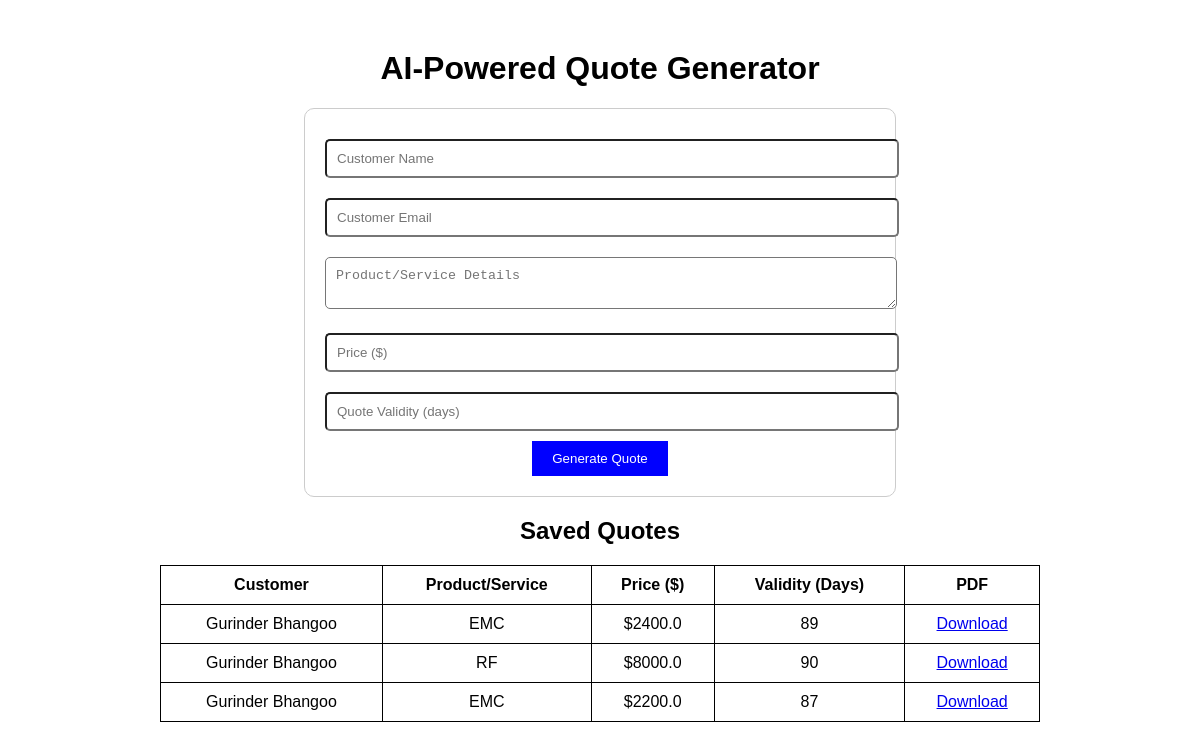
Before: / with the older database file.
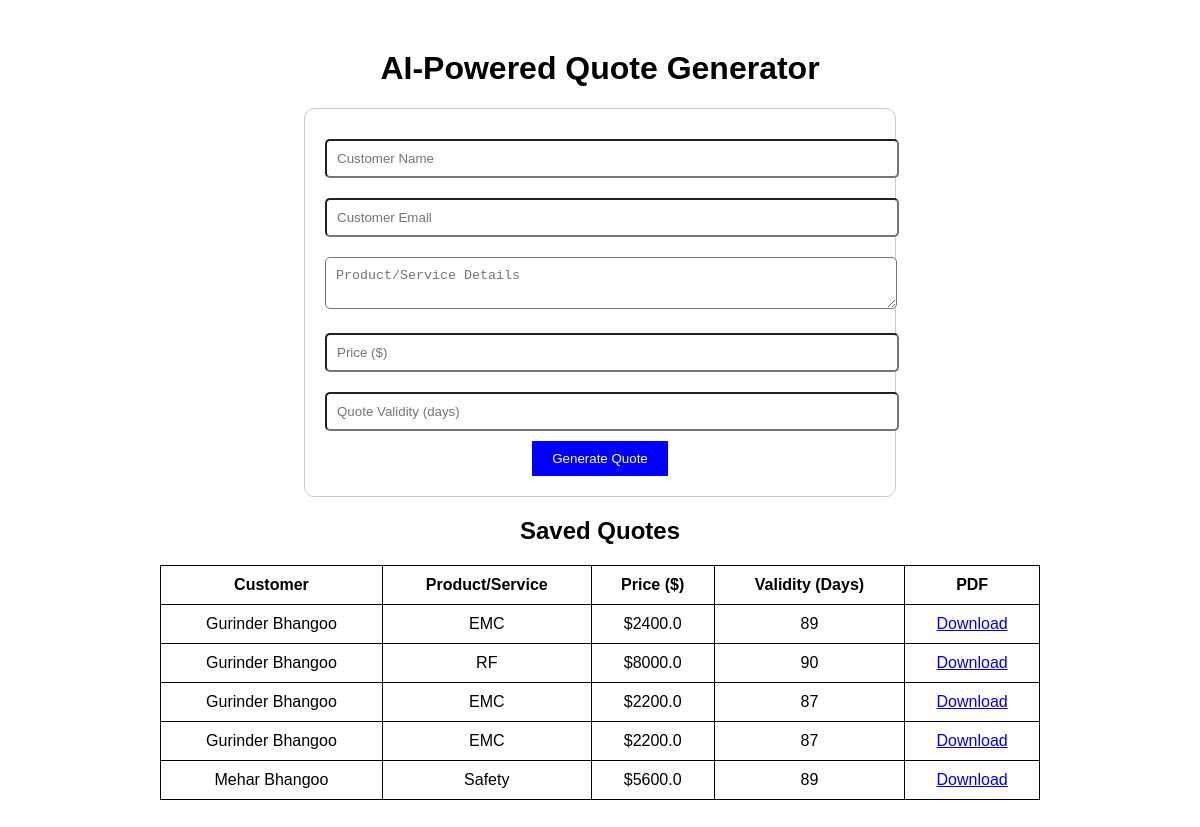
After: the same page with the newer database file.
### app.py (models this page shows)
class Quote(db.Model):
    id = db.Column(db.Integer, primary_key=True)
    customer_name = db.Column(db.String(100), nullable=False)
    recipient_email = db.Column(db.String(100), nullable=False)
    product_details = db.Column(db.Text, nullable=False)
    price = db.Column(db.Float, nullable=False)
    validity = db.Column(db.Integer, nullable=False)
    pdf_filename = db.Column(db.String(100), nullable=False)
    roof_square_feet = db.Column(db.Float, nullable=True)  # Roof Area
    roof_image_url = db.Column(db.String(255), nullable=True)  # Store Image URL

### app.py (the view)
@app.route("/")
def home():
    quotes = Quote.query.all()  # Fetch all quotes from the database
    return render_template("index.html", quotes=quotes)

### templates/index.html (shortened to what this page needs)
<!DOCTYPE html>
<html lang="en">
<head>
</head>
<body>
    <h1>AI-Powered Quote Generator</h1>
    <form action="/generate" method="POST">
        <input type="text" name="customer_name" placeholder="Customer Name" required><br>
        <input type="email" name="recipient_email" placeholder="Customer Email" required><br>
        <textarea name="product_details" placeholder="Product/Service Details" required></textarea><br>
        <input type="number" name="price" placeholder="Price ($)" required><br>
        <input type="number" name="validity" placeholder="Quote Validity (days)" required><br>
        <button type="submit">Generate Quote</button>
    </form>
    <h2>Saved Quotes</h2>
    <table>
        <tr>
            <th>Customer</th>
            <th>Product/Service</th>
            <th>Price ($)</th>
            <th>Validity (Days)</th>
            <th>PDF</th>
        </tr>
        {% for quote in quotes %}
        <tr>
            <td>{{ quote.customer_name }}</td>
            <td>{{ quote.product_details }}</td>
            <td>${{ quote.price }}</td>
            <td>{{ quote.validity }}</td>
            <td><a href="{{ quote.pdf_filename }}" download>Download</a></td>
        </tr>
        {% endfor %}
    </table>
</body>
</html>

### templates/index.html (style rules this page uses)
body { font-family: Arial, sans-serif; text-align: center; margin: 50px; }
form { width: 50%; margin: auto; padding: 20px; border: 1px solid #ccc; border-radius: 10px; }
input, textarea { width: 100%; padding: 10px; margin: 10px 0; border-radius: 5px; }
button { padding: 10px 20px; background-color: blue; color: white; border: none; cursor: pointer; }
table { width: 80%; margin: auto; border-collapse: collapse; }
th, td { border: 1px solid black; padding: 10px; }

Changed rows visible on the page:
added Quote: customer_name "Gurinder Bhangoo", product_details "EMC", price "2200.0", validity "87"
added Quote: customer_name "Mehar Bhangoo", product_details "Safety", price "5600.0", validity "89"
